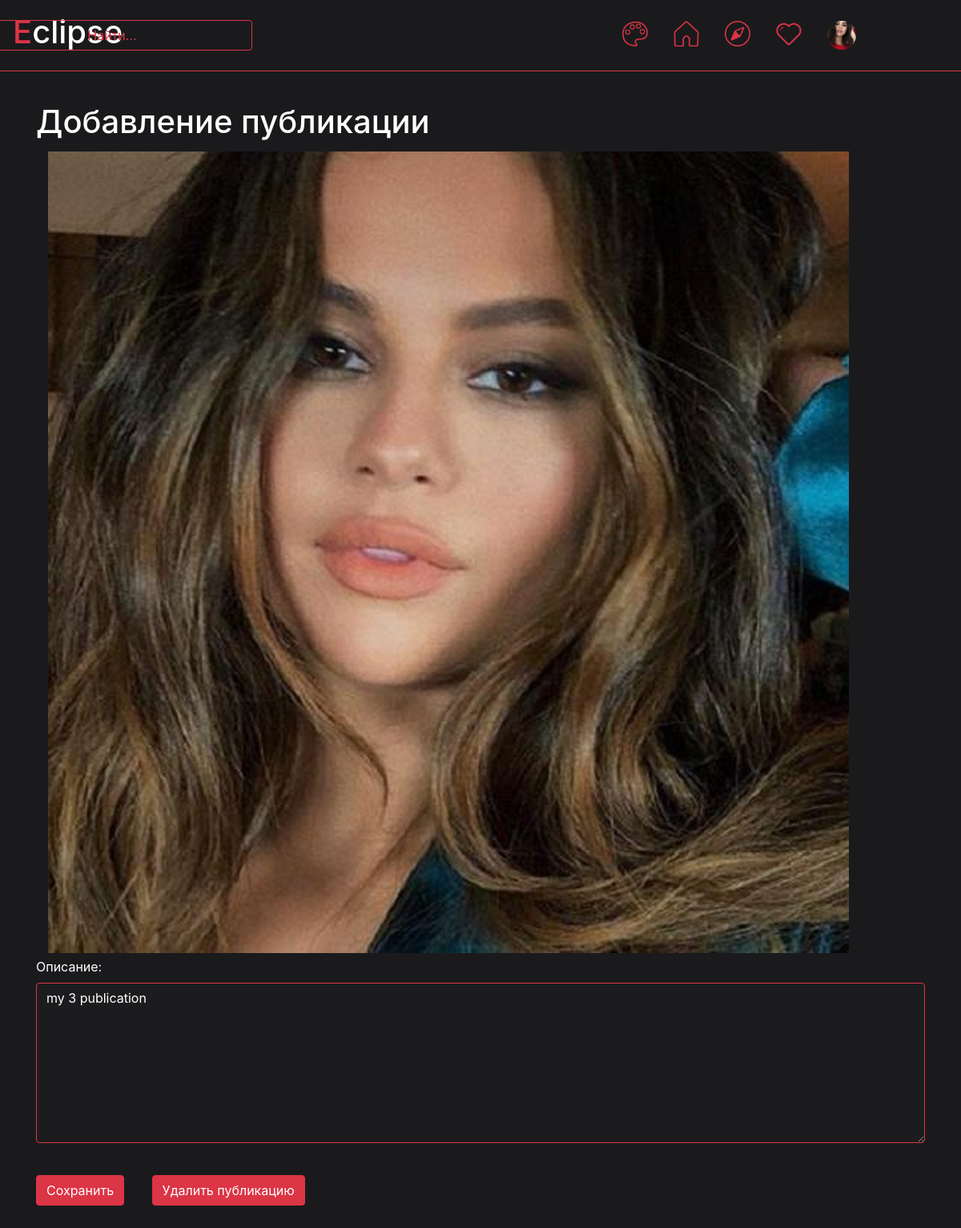
Screenshot of /edit_publication/7 (signed in) with the database file from the repository.
### data/users.py (models this page shows, shortened)
class User(SqlAlchemyBase, UserMixin):
    __tablename__ = 'users'
    id = sqlalchemy.Column(sqlalchemy.Integer,
                           primary_key=True, autoincrement=True)
    name = sqlalchemy.Column(sqlalchemy.String, nullable=True)
    full_name = sqlalchemy.Column(sqlalchemy.String, nullable=True, default='')
    email = sqlalchemy.Column(sqlalchemy.String,
                              index=True, unique=True, nullable=True)
    hashed_password = sqlalchemy.Column(sqlalchemy.String, nullable=True)
    phone = sqlalchemy.Column(sqlalchemy.String, nullable=True, default='+7 ')
    about = sqlalchemy.Column(sqlalchemy.String, nullable=True)
    filename_photo = sqlalchemy.Column(sqlalchemy.String, nullable=True, default='user_data/profile_photos/default.png')
    created_date = sqlalchemy.Column(sqlalchemy.DateTime,
                                     default=datetime.datetime.now)
    other_data = None

### data/publications.py (models this page shows, shortened)
class Publication(SqlAlchemyBase, UserMixin):
    __tablename__ = 'publications'
    id = sqlalchemy.Column(sqlalchemy.Integer,
                           primary_key=True, autoincrement=True)
    user_id = sqlalchemy.Column(sqlalchemy.Integer)
    filename_photo = sqlalchemy.Column(sqlalchemy.String, nullable=True)
    about = sqlalchemy.Column(sqlalchemy.String, nullable=True)
    created_date = sqlalchemy.Column(sqlalchemy.DateTime,
                                     default=datetime.datetime.now)
    other_data = None

### main.py (the view)
@app.route('/edit_publication/<id_>', methods=['GET', 'POST'])
def edit_publication(id_):  # Редактировине публикации
    form = EditPublicationForm()
    db_sess = db_session.create_session()
    publication = db_sess.query(Publication).filter(Publication.id == int(id_)).first()
    if form.submit.data:
        publication.about = form.about.data
        db_sess.commit()
        return redirect(f'/profile/{current_user.name}')
    if form.submit_delete.data:
        db_sess.delete(publication)
        db_sess.commit()
        return redirect(f'/profile/{current_user.name}')
    form.about.data = publication.about
    photo_name = publication.filename_photo
    return render_template('edit_publication.html', title='Редактировать', theme=get_theme(), form=form, photo_name=photo_name)

### forms/publications.py
class EditPublicationForm(FlaskForm):
    about = TextAreaField('Описание:', validators=[DataRequired()])
    submit = SubmitField('Сохранить', validators=[DataRequired()])
    submit_delete = SubmitField('Удалить публикацию', validators=[DataRequired()])

### data/db_session.py (called while the page is built)
def create_session() -> Session:
    global __factory
    return __factory()

### main.py (called while the page is built)
def get_theme():    # Возвращает текушую тему
    return themes[int(request.cookies.get("theme_index", 0))]

@login_manager.user_loader
def load_user(user_id):
    db_sess = db_session.create_session()
    return db_sess.query(User).get(user_id)

### templates/edit_publication.html (shortened to what this page needs)
{% extends "base.html" %}
{% block content %}
    <div class="album py-5">
        <div class="container">
            <h1 class="white">Добавление публикации</h1>
            <form action="" method="post" enctype="multipart/form-data">
                <div class="col">
                    <img src="{{ url_for('static', filename=photo_name) }}" width="1000" height="1000" vspace="5">
                </div>
                <p>
                    {{ form.about.label(class="white") }}<br>
                    {{ form.about(class="form-control black-form", style="height: 200px;") }}<br>
                </p>
                <p>
                    {{ form.submit(type="submit", class="btn btn-" + theme.style) }}
                    {{ form.submit_delete(type="submit", class="btn btn-" + theme.style, style="margin-left: 30px") }}
                </p>
            </form>
        </div>
    </div>
{% endblock %}

### templates/base.html (shortened to what this page needs)
<!doctype html>
<html lang="en">
<head>
    <link rel="stylesheet"
          href="https://stackpath.bootstrapcdn.com/bootstrap/4.4.1/css/bootstrap.min.css"
>
    <link rel="stylesheet" href="{{ url_for('static', filename=theme.css_file) }}">
</head>
<body>
<header class="p-3 mb-3 border-bottom border-{{theme.style}}" style="background-color: {{theme.background_color}}; position: fixed; width: 1920px; z-index: 1">
    <div class="d-flex flex-wrap align-items-center justify-content-center justify-content-lg-start">
        {% if current_user.is_authenticated %}
            <h1 style="color: {{theme.color}}">E<span class="white">clipse</span></h1>
              <a href="/search" class="col-12 col-lg-auto mb-3 mb-lg-0 me-lg-3" style="width: 350px; position: fixed; right: 900px;">
                  <button type="button" class="btn btn-outline-{{theme.style}}" style="width: 350px;">Найти...</button>
              </a>
            <ul class="nav col-12 col-lg-auto me-lg-auto mb-2 justify-content-center mb-md-0" style="position: fixed; right: 100px;">
                <li><a href="/change_theme" class="nav-link px-3">
                    <img src="{{ url_for('static', filename='icons/' + theme.icon_name + 'circle.png') }}" width="32" height="32">
                </a></li>
                <li><a href="/home" class="nav-link px-3">
                    {% if request.path == "/home" %}
                        <img src="{{ url_for('static', filename='icons/' + theme.icon_name + 'home_true.png') }}" width="32" height="32">
                    {% else %}
                        <img src="{{ url_for('static', filename='icons/' + theme.icon_name + 'home_false.png') }}" width="32" height="32">
                    {% endif %}
                </a></li>
                <li><a href="/explore" class="nav-link px-3">
                    {% if request.path == "/explore" %}
                        <img src="{{ url_for('static', filename='icons/' + theme.icon_name + 'explore_true.png') }}" width="32" height="32">
                    {% else %}
                        <img src="{{ url_for('static', filename='icons/' + theme.icon_name + 'explore_false.png') }}" width="32" height="32">
                    {% endif %}
                </a></li>
                <li><a href="/notification" class="nav-link px-3">
                    {% if request.path == "/notification" %}
                        <img src="{{ url_for('static', filename='icons/' + theme.icon_name + 'like_true.png') }}" width="32" height="32">
                    {% else %}
                        <img src="{{ url_for('static', filename='icons/' + theme.icon_name + 'like_false.png') }}" width="32" height="32">
                    {% endif %}
                </a></li>
                <li><a href="/profile/{{ current_user.name }}" class="nav-link px-3">
                    <img src="{{ url_for('static', filename=current_user.filename_photo) }}" width="36" height="36" class="rounded-circle">
                </a></li>
            </ul>
        {% else %}
            <p>
                <a class="btn btn-primary" href="/register">Зарегистрироваться</a>
                <a class="btn btn-success" href="/login">Войти</a>
            </p>
        {% endif %}
    </div>
</header>
<main role="main" class="container" style="background-color: {{theme.background_color}}; position: relative; top: 80px; max-width: 1920px; min-height: 1000px">
    {% block content %}
    {% endblock %}
</main>
</body>
</html>

### static/css/red_dark.css (style rules this page uses)
.white { color: #ffffff }
.black-form { background-color: #1c1c1f; border-color: #dc3545; color: #ffffff; }

### rows the page displays
User: filename_photo (picture)
Publication: filename_photo (picture), about "my 3 publication"
